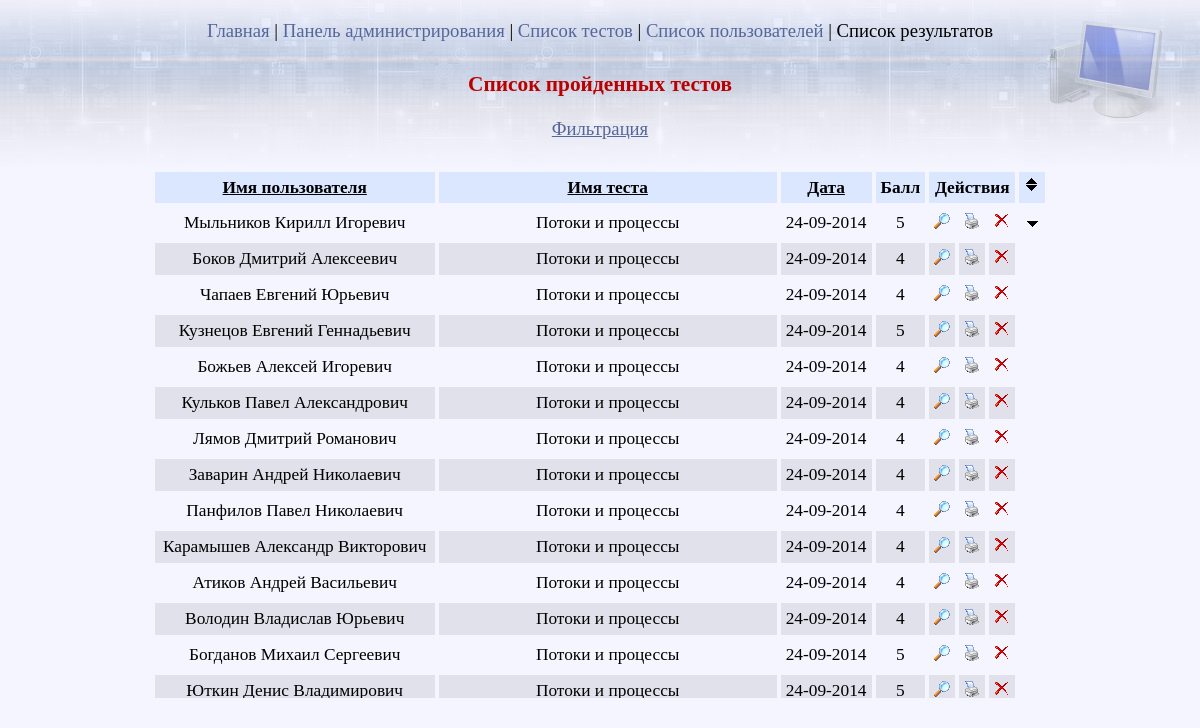
The page /admin/result_list.php (signed in) on the database its author committed.
### tables this page shows
CREATE TABLE IF NOT EXISTS `results` (
  `ID` int(11) NOT NULL AUTO_INCREMENT,
  `USERNAME` varchar(255) NOT NULL,
  `TESTNAME` varchar(255) NOT NULL,
  `TESTDATE` date NOT NULL,
  `RESRIGHT` int(10) NOT NULL,
  `RESALL` int(10) NOT NULL,
  `RESBALL` int(10) NOT NULL,
  `TESTLOG` text NOT NULL,
  PRIMARY KEY (`ID`)
);

### functions.php (called while the page is built, shortened)
<?
function convert_data_for_user ($init_date)
{
		$new_date =
		$init_date[8].
		$init_date[9]."-".
		$init_date[5].
		$init_date[6]."-".
		$init_date[0].
		$init_date[1].
		$init_date[2].
		$init_date[3];
	return $new_date;
}
?>

### admin/result_list.php (the view, shortened to what this page needs)
<!DOCTYPE HTML PUBLIC "-//W3C//DTD HTML 4.01//EN"  "http://www.w3.org/TR/html4/strict.dtd">
<html>
<head>
	<link href="../style.css" rel="stylesheet" type="text/css" />
</head>
<body>
<div id='pict_box'></div>
<div id='header_menu'>
	<a href='result_list.php?close=1'>Главная</a> |
	<a href="../admin.php">Панель администрирования</a> |
	<a href="test_list.php">Список тестов</a> |
	<a href="user_list.php">Список пользователей</a> |
<?php
if (isset($_GET['filter']) || isset($_GET['formid']))
{
	echo "<a href='result_list.php'>Список результатов</a>";
}
else
{
	echo "Список результатов";
}
?>
</div>
<form name='form1' method='POST'>
<?php
require_once '../functions.php';
if (!isset($_GET['filter']) && !isset($_GET['formid']))
{
	if (isset($_GET['order']) || isset($_GET['desc']))
	{
		$stop_btn = "<th><a href='result_list.php'><img title='Отменить сортировку' src='../images/buttons/delete_btn.png'  alt='Сортировка'></a></th>";
	}
	else
	{
		$stop_btn = "<th><a href='result_list.php?desc=true'><img title='Сортировать в обратную сторону' src='../images/buttons/updown_btn.png'  alt='Сортировка'></a></th>";
	}
	switch ($_GET['order'])
	{
		default: $order = "ID"; $link_name = '?order=username'; $link_group = '?order=testname'; $link_date = '?order=date';  break;
	}
	if (isset($_GET['desc']))
	{
		$desc = 'desc';
		$sort_pict ='up_btn.png';
	}
	else
	{
		$desc = '';
		$sort_pict ='down_btn.png';
	}
	echo "
	<div id='content'>
	<h3>Список пройденных тестов</h3>
	<center>
	<div id='res_center_big_block' style='
			height:580px;
			clear:both;
			overflow:auto;'>";
	echo '
	<table  cellpadding="5" cellspacing="4" bordercolor="#ff0000" >
	<tr bgcolor=#DBE7FF>
		<th><a href="result_list.php'.$link_name.'">Имя пользователя</a></th>
		<th><a href="result_list.php'.$link_group.'">Имя теста</a></th>
		<th><a href="result_list.php'.$link_date.'">Дата</a></th>
		<th>Балл</th>
		<th colspan=3>Действия</th>
		'.$stop_btn.'
	</tr>
	<div id="action_header">
		<a href="result_list.php?filter=1">Фильтрация</a>
	</div>';
	if (isset($_SESSION['rl_filter_active']))
	{
		$filter = "WHERE `USERNAME` LIKE '%".$_SESSION['rl_filter_by_username']."%' AND
						 `TESTNAME` LIKE '%".$_SESSION['rl_filter_by_testname']."%' AND
						 `TESTDATE` LIKE '%".$_SESSION['rl_filter_by_date']."%'";
	}
	else
	{
		$filter = '';
	}
	$load_list = mysql_query("SELECT * FROM RESULTS ".$filter." ORDER BY ".$order." ".$desc);
	if (mysql_num_rows($load_list)>0)
	{
		$j=0;
		while ($result_list = mysql_fetch_assoc($load_list))
		{
			if ( ($j % 2) == 0)
			{
				$tr_color = "bgcolor='#F5F5FF'";
			}
			else
			{
				$tr_color = "bgcolor='#E1E1EB'";
			}
			echo "
				<tr ".$tr_color."  align=center>
					<td>".$result_list['USERNAME']."</td>
					<td>".$result_list['TESTNAME']."</td>
					<td>".convert_data_for_user($result_list['TESTDATE'])."</td>
					<td>".$result_list['RESBALL']."</td>
					<td><a title='Показать результат' href='result_loader.php?resultid=".$result_list['ID']."'><img src='../images/buttons/show_btn.png' alt='Показать результат'></a></td>
					<td><a title='Печатная форма' href='result_list.php?formid=".$result_list['ID']."'><img src='../images/buttons/form_btn.png' alt='Печатная форма'></a></td>
					<td><a title='Удалить результат' href='result_list.php?deleteid=".$result_list['ID']."'><img src='../images/buttons/delete_btn.png' alt='Удалить результат'></a></td>
				";
			if ($j == 0)
			{
				echo "<td><img title='Направление сортировки' src='../images/buttons/".$sort_pict."'  alt='Сортировка'></td>";
			}
			echo "</tr>";
			$j++;
		}
	}
	echo "</table>
	</center>
	</div></div>";
}
?>
</form>
</body>
</html>

### style.css (style rules this page uses)
th a { text-decoration: underline; font-size:13pt; color: #000; }
body { font-size: 13pt; background: #F5F5FF url(images/plate3.png) repeat-x; }
html { overflow:hidden; }
a img { border: 0; text-align:center; }
h3 { text-decoration: none; font-weight:bold; color: #bb0000; font-size:16pt; text-align:center; width:100%; padding: 0px 0; }
a { text-decoration: underline; font-size:14pt; color: #556699; text-align: center; }
center { padding:0; margin:0; }
table { border:0; border-color:#F5F5FF; }
#content { clear:both; text-align:center; padding:0; margin:0; width:100%; }
#header_menu { float:left; clear: both; padding: 12px 0 2px 0; margin: 0; width:100%; height:50px; font-size:14pt; text-align:center; text-decoration: none; font-size:14pt; color: #000 }
#header_menu a { text-decoration: none; color: #556699; }
#action_header { height:40px; width:100%; padding:0 0px 5px 0px; margin:0 0px 5px 0px; overflow:hidden; text-align: center; }
#pict_box { position: absolute; right: 3%; top:20px; width:95px; height:80px; overflow: hidden; background:url(images/comp.png); text-align:left; padding:10px; }

### rows shown on the page
results: USERNAME "Мыльников Кирилл Игоревич", TESTNAME "Потоки и процессы", TESTDATE "24-09-2014", RESBALL "5"
results: USERNAME "Боков Дмитрий Алексеевич", TESTNAME "Потоки и процессы", TESTDATE "24-09-2014", RESBALL "4"
results: USERNAME "Чапаев Евгений Юрьевич", TESTNAME "Потоки и процессы", TESTDATE "24-09-2014", RESBALL "4"
results: USERNAME "Кузнецов Евгений Геннадьевич", TESTNAME "Потоки и процессы", TESTDATE "24-09-2014", RESBALL "5"
results: USERNAME "Божьев Алексей Игоревич", TESTNAME "Потоки и процессы", TESTDATE "24-09-2014", RESBALL "4"
results: USERNAME "Кульков Павел Александрович", TESTNAME "Потоки и процессы", TESTDATE "24-09-2014", RESBALL "4"
results: USERNAME "Лямов Дмитрий Романович", TESTNAME "Потоки и процессы", TESTDATE "24-09-2014", RESBALL "4"
results: USERNAME "Заварин Андрей Николаевич", TESTNAME "Потоки и процессы", TESTDATE "24-09-2014", RESBALL "4"
results: USERNAME "Панфилов Павел Николаевич", TESTNAME "Потоки и процессы", TESTDATE "24-09-2014", RESBALL "4"
results: USERNAME "Карамышев Александр Викторович", TESTNAME "Потоки и процессы", TESTDATE "24-09-2014", RESBALL "4"
results: USERNAME "Атиков Андрей Васильевич", TESTNAME "Потоки и процессы", TESTDATE "24-09-2014", RESBALL "4"
results: USERNAME "Володин Владислав Юрьевич", TESTNAME "Потоки и процессы", TESTDATE "24-09-2014", RESBALL "4"
results: USERNAME "Богданов Михаил Сергеевич", TESTNAME "Потоки и процессы", TESTDATE "24-09-2014", RESBALL "5"
results: USERNAME "Юткин Денис Владимирович", TESTNAME "Потоки и процессы", TESTDATE "24-09-2014", RESBALL "5"
